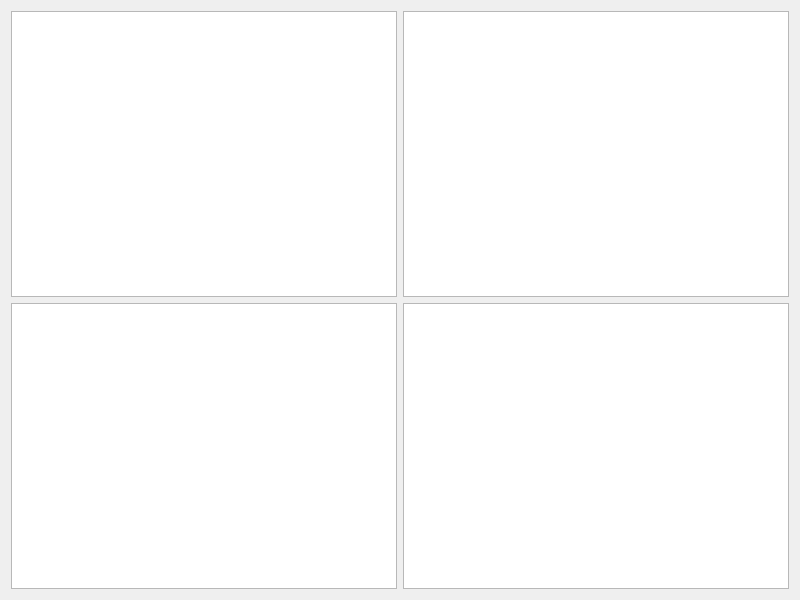
<?xml version="1.0" encoding="UTF-8"?>
<ui version="4.0">
 <class>ThemeWidgetForm</class>
 <widget class="QWidget" name="ThemeWidgetForm">
  <property name="geometry">
   <rect>
    <x>0</x>
    <y>0</y>
    <width>800</width>
    <height>600</height>
   </rect>
  </property>
  <property name="windowTitle">
   <string>Widget</string>
  </property>
  <layout class="QGridLayout" name="gridLayout">
   <item row="0" column="0">
    <widget class="QChartView" name="co2View"/>
   </item>
   <item row="0" column="1">
    <widget class="QChartView" name="temperatureView_2"/>
   </item>
   <item row="1" column="0">
    <widget class="QChartView" name="humidityView_3"/>
   </item>
   <item row="1" column="1">
    <widget class="QChartView" name="airView"/>
   </item>
  </layout>
 </widget>
 <customwidgets>
  <customwidget>
   <class>QChartView</class>
   <extends>QGraphicsView</extends>
   <header>qchartview.h</header>
  </customwidget>
 </customwidgets>
 <resources/>
 <connections/>
</ui>
